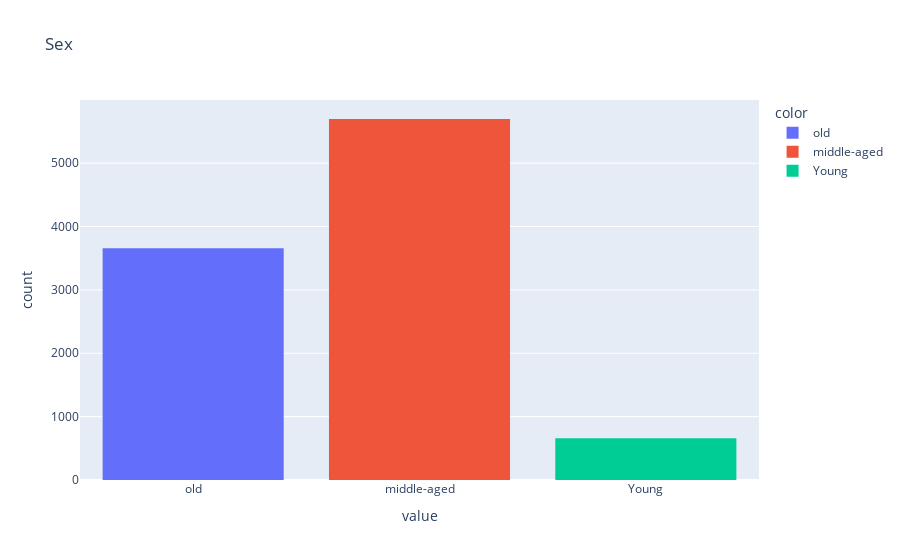

Notebook code for this chart:
### Code cell
def map_age(row):
    if row.age < 30:
        return 'Young'
    elif row.age >= 30 and row.age < 60:
        return 'middle-aged'
    else:
        return 'old'
    
skin_df['age_distribution'] = skin_df.apply(map_age, axis=1)
px.histogram(skin_df.age_distribution, color=skin_df.age_distribution, title='Sex')

### Figure 1 — Plotly figure (JSON) as saved in the notebook; plotly's stock layout.template omitted (floating-point values rounded to 4 significant figures; data arrays with more than 128 entries replaced by an {"elided": "..."} marker saying what was removed)
{"data": [{"alignmentgroup": "True", "bingroup": "x", "hovertemplate": "color=old<br>value=%{x}<br>count=%{y}<extra></extra>", "legendgroup": "old", "marker": {"color": "#636efa", "pattern": {"shape": ""}}, "name": "old", "offsetgroup": "old", "orientation": "v", "showlegend": true, "type": "histogram", "x": {"elided": "3659 str values"}, "xaxis": "x", "yaxis": "y"}, {"alignmentgroup": "True", "bingroup": "x", "hovertemplate": "color=middle-aged<br>value=%{x}<br>count=%{y}<extra></extra>", "legendgroup": "middle-aged", "marker": {"color": "#EF553B", "pattern": {"shape": ""}}, "name": "middle-aged", "offsetgroup": "middle-aged", "orientation": "v", "showlegend": true, "type": "histogram", "x": {"elided": "5697 str values"}, "xaxis": "x", "yaxis": "y"}, {"alignmentgroup": "True", "bingroup": "x", "hovertemplate": "color=Young<br>value=%{x}<br>count=%{y}<extra></extra>", "legendgroup": "Young", "marker": {"color": "#00cc96", "pattern": {"shape": ""}}, "name": "Young", "offsetgroup": "Young", "orientation": "v", "showlegend": true, "type": "histogram", "x": {"elided": "659 str values"}, "xaxis": "x", "yaxis": "y"}], "layout": {"barmode": "relative", "legend": {"title": {"text": "color"}, "tracegroupgap": 0}, "title": {"text": "Sex"}, "xaxis": {"anchor": "y", "domain": [0, 1], "title": {"text": "value"}}, "yaxis": {"anchor": "x", "domain": [0, 1], "title": {"text": "count"}}}}
